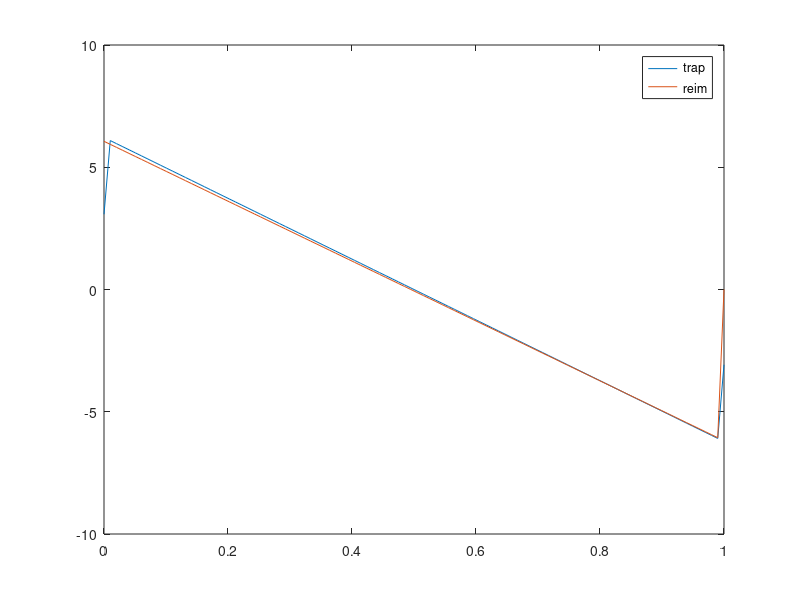

Here is the MATLAB script that generated this plot:
load('leftReimannRes.mat');
reim.x = opt(1,:);
reim.dx = opt(2,:);
reim.F = opt(3,:);
reim.t = time;

load('trapzRes.mat');
trap.x = opt(1,:);
trap.dx = opt(2,:);
trap.F = opt(3,:);
trap.t = time;

clearvars -except reim trap 

figure; plot(trap.t, trap.F); hold on; plot(reim.t, reim.F);
legend('trap','reim');
